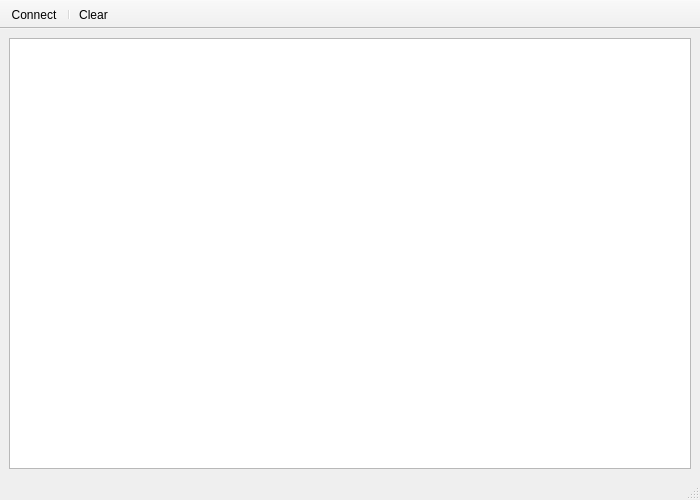
<?xml version="1.0" encoding="UTF-8"?>
<ui version="4.0">
 <class>MainWindow</class>
 <widget class="QMainWindow" name="MainWindow">
  <property name="geometry">
   <rect>
    <x>0</x>
    <y>0</y>
    <width>700</width>
    <height>500</height>
   </rect>
  </property>
  <property name="windowTitle">
   <string>Debug Log</string>
  </property>
  <property name="windowIcon">
   <iconset>
    <normaloff>../../../../../../usr/share/icons/oxygen/16x16/apps/terminal.png</normaloff>../../../../../../usr/share/icons/oxygen/16x16/apps/terminal.png</iconset>
  </property>
  <widget class="QWidget" name="centralwidget">
   <layout class="QVBoxLayout" name="verticalLayout">
    <item>
     <widget class="QPlainTextEdit" name="viewer">
      <property name="readOnly">
       <bool>true</bool>
      </property>
     </widget>
    </item>
   </layout>
  </widget>
  <widget class="QStatusBar" name="statusBar"/>
  <widget class="QToolBar" name="toolBar">
   <property name="windowTitle">
    <string>toolBar</string>
   </property>
   <property name="movable">
    <bool>false</bool>
   </property>
   <property name="allowedAreas">
    <set>Qt::TopToolBarArea</set>
   </property>
   <property name="iconSize">
    <size>
     <width>32</width>
     <height>32</height>
    </size>
   </property>
   <property name="toolButtonStyle">
    <enum>Qt::ToolButtonTextUnderIcon</enum>
   </property>
   <property name="floatable">
    <bool>false</bool>
   </property>
   <attribute name="toolBarArea">
    <enum>TopToolBarArea</enum>
   </attribute>
   <attribute name="toolBarBreak">
    <bool>false</bool>
   </attribute>
   <addaction name="actionConnect"/>
   <addaction name="separator"/>
   <addaction name="actionClear"/>
  </widget>
  <action name="actionConnect">
   <property name="icon">
    <iconset resource="../../forse.qrc">
     <normaloff>:/icons/connect.png</normaloff>:/icons/connect.png</iconset>
   </property>
   <property name="text">
    <string>Connect</string>
   </property>
   <property name="toolTip">
    <string>Connects to a running simulation</string>
   </property>
  </action>
  <action name="actionClear">
   <property name="icon">
    <iconset resource="../../forse.qrc">
     <normaloff>:/icons/clear.png</normaloff>:/icons/clear.png</iconset>
   </property>
   <property name="text">
    <string>Clear</string>
   </property>
   <property name="toolTip">
    <string>Clears the log</string>
   </property>
  </action>
 </widget>
 <resources>
  <include location="../../forse.qrc"/>
 </resources>
 <connections>
  <connection>
   <sender>actionClear</sender>
   <signal>triggered()</signal>
   <receiver>viewer</receiver>
   <slot>clear()</slot>
   <hints>
    <hint type="sourcelabel">
     <x>-1</x>
     <y>-1</y>
    </hint>
    <hint type="destinationlabel">
     <x>349</x>
     <y>260</y>
    </hint>
   </hints>
  </connection>
 </connections>
</ui>
